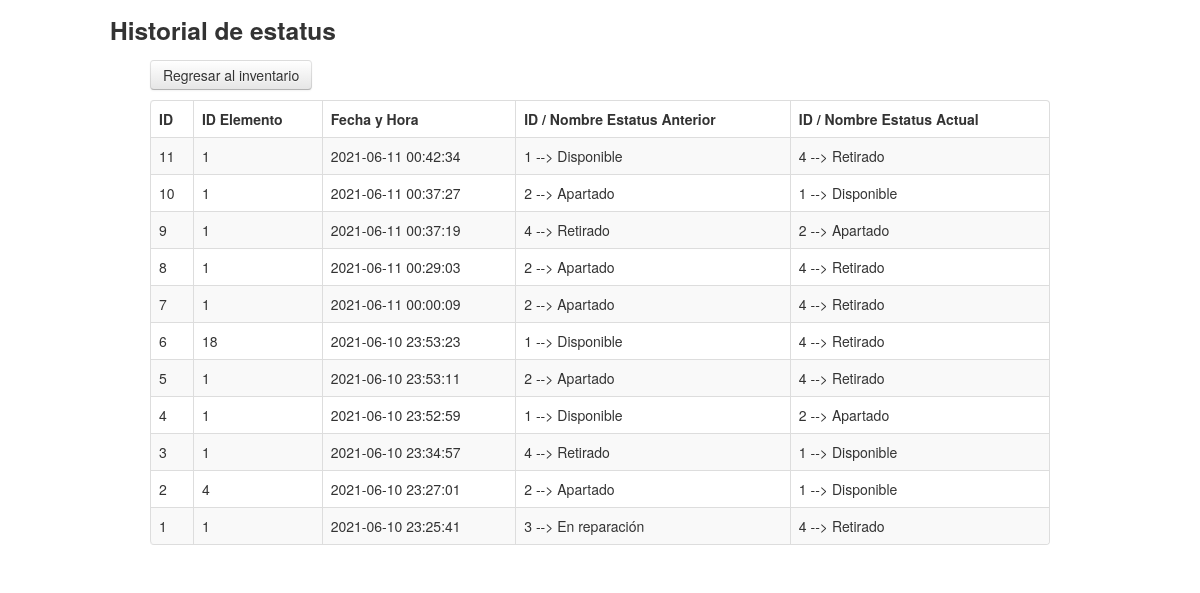
/historial_estatus.php, run on the app's committed database.
### tables this page shows
CREATE TABLE IF NOT EXISTS historial_estatus (
   id_historial int NOT NULL AUTO_INCREMENT,
   id_elemento int,
   hora_cambio datetime,
   id_estatus_old int,
   nombre_estatus_old varchar(15),
   id_estatus_new int,
   nombre_estatus_new varchar(15),
  PRIMARY KEY ( id_historial )
);

### historial_estatus.php (the view, shortened to what this page needs)
<!DOCTYPE html>
<html lang="en">
	<head>
	    <link   href="css/bootstrap.min.css" rel="stylesheet">
	</head>
	<body>
	    <div class="container">
	    		<div class="row">
	    			<h3>Historial de estatus</h3>
	    		</div>
				<div class="table-responsive container-fluid">
					<p>
                        <a href="index.php" class="btn btn-light">Regresar al inventario</a>
					</p>
					<table class="table table-striped table-bordered" class="table table-sm">
			            <thead>
			                <tr>
			                	<th>ID</th>
			                	<th>ID Elemento</th>
	                        	<th>Fecha y Hora</th>
								<th>ID / Nombre Estatus Anterior</th>
								<th>ID / Nombre Estatus Actual</th>
			                </tr>
			            </thead>
			            <tbody>
			              	<?php
						   	$pdo = Database::connect();
						   	$sql = 'SELECT * FROM historial_estatus ORDER BY hora_cambio DESC;';
		 				   	foreach ($pdo->query($sql) as $row) {
								echo '<tr width=200>';
								echo '<td>'. $row['id_historial'] . '</td>';
	    					  	echo '<td>'. $row['id_elemento'] . '</td>';
	    					   	echo '<td>'. $row['hora_cambio'] . '</td>';
								echo '<td>'. $row['id_estatus_old'] . ' --> ' . $row['nombre_estatus_old'] .'</td>';
								echo '<td>'. $row['id_estatus_new'] . ' --> ' . $row['nombre_estatus_new'] .'</td>';
							  	echo '</tr>';
						    }
						  	?>
					    </tbody>
		            </table>
	    	</div>
	    </div>
	</body>
</html>

### data on the page
historial_estatus: id_historial "11", id_elemento "1", hora_cambio "2021-06-11 00:42:34", id_estatus_old "1", nombre_estatus_old "Disponible", id_estatus_new "4", nombre_estatus_new "Retirado"
historial_estatus: id_historial "10", id_elemento "1", hora_cambio "2021-06-11 00:37:27", id_estatus_old "2", nombre_estatus_old "Apartado", id_estatus_new "1", nombre_estatus_new "Disponible"
historial_estatus: id_historial "9", id_elemento "1", hora_cambio "2021-06-11 00:37:19", id_estatus_old "4", nombre_estatus_old "Retirado", id_estatus_new "2", nombre_estatus_new "Apartado"
historial_estatus: id_historial "8", id_elemento "1", hora_cambio "2021-06-11 00:29:03", id_estatus_old "2", nombre_estatus_old "Apartado", id_estatus_new "4", nombre_estatus_new "Retirado"
historial_estatus: id_historial "7", id_elemento "1", hora_cambio "2021-06-11 00:00:09", id_estatus_old "2", nombre_estatus_old "Apartado", id_estatus_new "4", nombre_estatus_new "Retirado"
historial_estatus: id_historial "6", id_elemento "18", hora_cambio "2021-06-10 23:53:23", id_estatus_old "1", nombre_estatus_old "Disponible", id_estatus_new "4", nombre_estatus_new "Retirado"
historial_estatus: id_historial "5", id_elemento "1", hora_cambio "2021-06-10 23:53:11", id_estatus_old "2", nombre_estatus_old "Apartado", id_estatus_new "4", nombre_estatus_new "Retirado"
historial_estatus: id_historial "4", id_elemento "1", hora_cambio "2021-06-10 23:52:59", id_estatus_old "1", nombre_estatus_old "Disponible", id_estatus_new "2", nombre_estatus_new "Apartado"
historial_estatus: id_historial "3", id_elemento "1", hora_cambio "2021-06-10 23:34:57", id_estatus_old "4", nombre_estatus_old "Retirado", id_estatus_new "1", nombre_estatus_new "Disponible"
historial_estatus: id_historial "2", id_elemento "4", hora_cambio "2021-06-10 23:27:01", id_estatus_old "2", nombre_estatus_old "Apartado", id_estatus_new "1", nombre_estatus_new "Disponible"
historial_estatus: id_historial "1", id_elemento "1", hora_cambio "2021-06-10 23:25:41", id_estatus_old "3", nombre_estatus_old "En reparación", id_estatus_new "4", nombre_estatus_new "Retirado"
